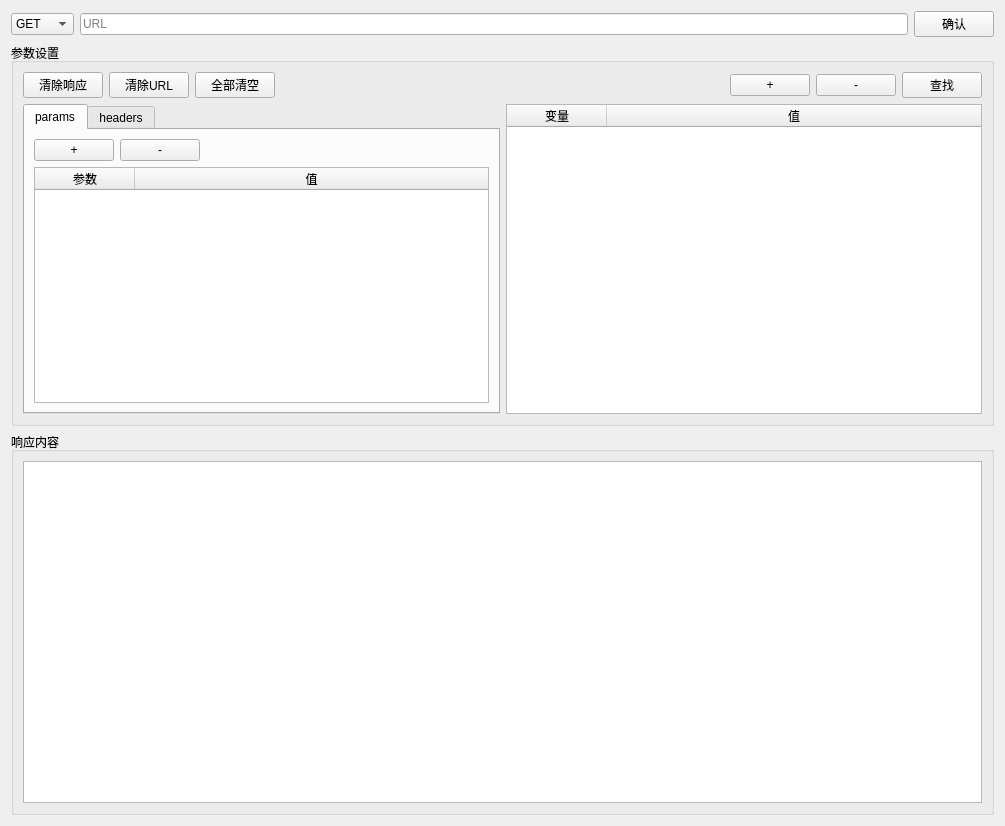
<?xml version="1.0" encoding="UTF-8"?>
<ui version="4.0">
 <class>HTTP</class>
 <widget class="QWidget" name="HTTP">
  <property name="geometry">
   <rect>
    <x>0</x>
    <y>0</y>
    <width>1005</width>
    <height>826</height>
   </rect>
  </property>
  <property name="windowTitle">
   <string>HTTP测试_ScmTble</string>
  </property>
  <layout class="QVBoxLayout" name="verticalLayout_2">
   <item>
    <layout class="QHBoxLayout" name="horizontalLayout_3">
     <item>
      <widget class="QComboBox" name="method">
       <property name="styleSheet">
        <string notr="true">font: 75 20pt &quot;Consolas&quot;;</string>
       </property>
       <item>
        <property name="text">
         <string>GET</string>
        </property>
       </item>
       <item>
        <property name="text">
         <string>POST</string>
        </property>
       </item>
      </widget>
     </item>
     <item>
      <widget class="QLineEdit" name="url">
       <property name="styleSheet">
        <string notr="true">font: 75 20pt &quot;Consolas&quot;;</string>
       </property>
       <property name="placeholderText">
        <string>URL</string>
       </property>
      </widget>
     </item>
     <item>
      <widget class="QPushButton" name="yes">
       <property name="styleSheet">
        <string notr="true">font: 75 20pt &quot;Consolas&quot;;</string>
       </property>
       <property name="text">
        <string>确认</string>
       </property>
      </widget>
     </item>
    </layout>
   </item>
   <item>
    <widget class="QGroupBox" name="groupBox">
     <property name="styleSheet">
      <string notr="true">font: 75 15pt &quot;Consolas&quot;;</string>
     </property>
     <property name="title">
      <string>参数设置</string>
     </property>
     <layout class="QHBoxLayout" name="horizontalLayout_4">
      <item>
       <layout class="QVBoxLayout" name="verticalLayout">
        <item>
         <layout class="QHBoxLayout" name="horizontalLayout">
          <item>
           <widget class="QPushButton" name="clearre_button">
            <property name="text">
             <string>清除响应</string>
            </property>
           </widget>
          </item>
          <item>
           <widget class="QPushButton" name="clearurl_button">
            <property name="text">
             <string>清除URL</string>
            </property>
           </widget>
          </item>
          <item>
           <widget class="QPushButton" name="clearall_button">
            <property name="text">
             <string>全部清空</string>
            </property>
           </widget>
          </item>
          <item>
           <spacer name="horizontalSpacer">
            <property name="orientation">
             <enum>Qt::Horizontal</enum>
            </property>
            <property name="sizeHint" stdset="0">
             <size>
              <width>40</width>
              <height>20</height>
             </size>
            </property>
           </spacer>
          </item>
          <item>
           <widget class="QPushButton" name="addwt_button">
            <property name="text">
             <string>+</string>
            </property>
           </widget>
          </item>
          <item>
           <widget class="QPushButton" name="increasewt_button">
            <property name="text">
             <string>-</string>
            </property>
           </widget>
          </item>
          <item>
           <widget class="QPushButton" name="search_button">
            <property name="text">
             <string>查找</string>
            </property>
           </widget>
          </item>
         </layout>
        </item>
        <item>
         <layout class="QHBoxLayout" name="horizontalLayout_2">
          <item>
           <widget class="QTabWidget" name="Tab">
            <property name="currentIndex">
             <number>0</number>
            </property>
            <widget class="QWidget" name="params">
             <attribute name="title">
              <string>params</string>
             </attribute>
             <layout class="QHBoxLayout" name="horizontalLayout_9">
              <item>
               <layout class="QVBoxLayout" name="verticalLayout_4">
                <item>
                 <layout class="QHBoxLayout" name="horizontalLayout_8">
                  <item>
                   <widget class="QPushButton" name="add_button">
                    <property name="text">
                     <string>+</string>
                    </property>
                   </widget>
                  </item>
                  <item>
                   <widget class="QPushButton" name="increase_button">
                    <property name="text">
                     <string>-</string>
                    </property>
                   </widget>
                  </item>
                  <item>
                   <spacer name="horizontalSpacer_3">
                    <property name="orientation">
                     <enum>Qt::Horizontal</enum>
                    </property>
                    <property name="sizeHint" stdset="0">
                     <size>
                      <width>40</width>
                      <height>20</height>
                     </size>
                    </property>
                   </spacer>
                  </item>
                 </layout>
                </item>
                <item>
                 <widget class="QTableWidget" name="params_text">
                  <property name="styleSheet">
                   <string notr="true">font: 75 15pt &quot;Consolas&quot;;</string>
                  </property>
                  <attribute name="horizontalHeaderStretchLastSection">
                   <bool>true</bool>
                  </attribute>
                  <column>
                   <property name="text">
                    <string>参数</string>
                   </property>
                   <property name="font">
                    <font>
                     <family>Consolas</family>
                    </font>
                   </property>
                  </column>
                  <column>
                   <property name="text">
                    <string>值</string>
                   </property>
                  </column>
                 </widget>
                </item>
               </layout>
              </item>
             </layout>
            </widget>
            <widget class="QWidget" name="heardes">
             <attribute name="title">
              <string>headers</string>
             </attribute>
             <layout class="QHBoxLayout" name="horizontalLayout_7">
              <item>
               <layout class="QVBoxLayout" name="verticalLayout_3">
                <item>
                 <layout class="QHBoxLayout" name="horizontalLayout_6">
                  <item>
                   <widget class="QPushButton" name="headadd_button">
                    <property name="text">
                     <string>+</string>
                    </property>
                   </widget>
                  </item>
                  <item>
                   <widget class="QPushButton" name="headincrease_button">
                    <property name="text">
                     <string>-</string>
                    </property>
                   </widget>
                  </item>
                  <item>
                   <spacer name="horizontalSpacer_2">
                    <property name="orientation">
                     <enum>Qt::Horizontal</enum>
                    </property>
                    <property name="sizeHint" stdset="0">
                     <size>
                      <width>40</width>
                      <height>20</height>
                     </size>
                    </property>
                   </spacer>
                  </item>
                 </layout>
                </item>
                <item>
                 <widget class="QTableWidget" name="headers_text">
                  <property name="styleSheet">
                   <string notr="true">font: 75 15pt &quot;Consolas&quot;;</string>
                  </property>
                  <attribute name="horizontalHeaderStretchLastSection">
                   <bool>true</bool>
                  </attribute>
                  <column>
                   <property name="text">
                    <string>请求头</string>
                   </property>
                   <property name="font">
                    <font>
                     <family>Consolas</family>
                    </font>
                   </property>
                  </column>
                  <column>
                   <property name="text">
                    <string>值</string>
                   </property>
                  </column>
                 </widget>
                </item>
               </layout>
              </item>
             </layout>
            </widget>
           </widget>
          </item>
          <item>
           <widget class="QTableWidget" name="what_text">
            <attribute name="horizontalHeaderStretchLastSection">
             <bool>true</bool>
            </attribute>
            <column>
             <property name="text">
              <string>变量</string>
             </property>
            </column>
            <column>
             <property name="text">
              <string>值</string>
             </property>
            </column>
           </widget>
          </item>
         </layout>
        </item>
       </layout>
      </item>
     </layout>
    </widget>
   </item>
   <item>
    <widget class="QGroupBox" name="groupBox_2">
     <property name="styleSheet">
      <string notr="true">font: 75 15pt &quot;Consolas&quot;;</string>
     </property>
     <property name="title">
      <string>响应内容</string>
     </property>
     <layout class="QHBoxLayout" name="horizontalLayout_5">
      <item>
       <widget class="QTextBrowser" name="retext">
        <property name="documentTitle">
         <string>HTTP</string>
        </property>
       </widget>
      </item>
     </layout>
    </widget>
   </item>
  </layout>
 </widget>
 <resources/>
 <connections/>
</ui>
